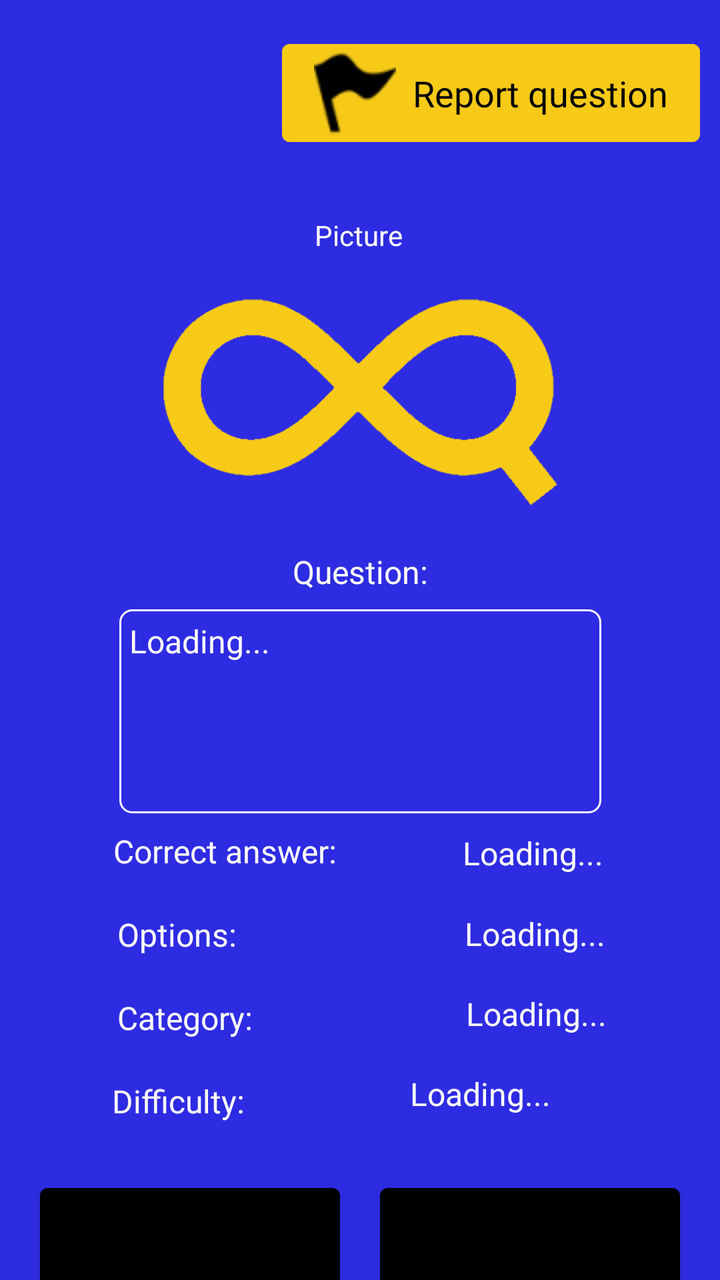
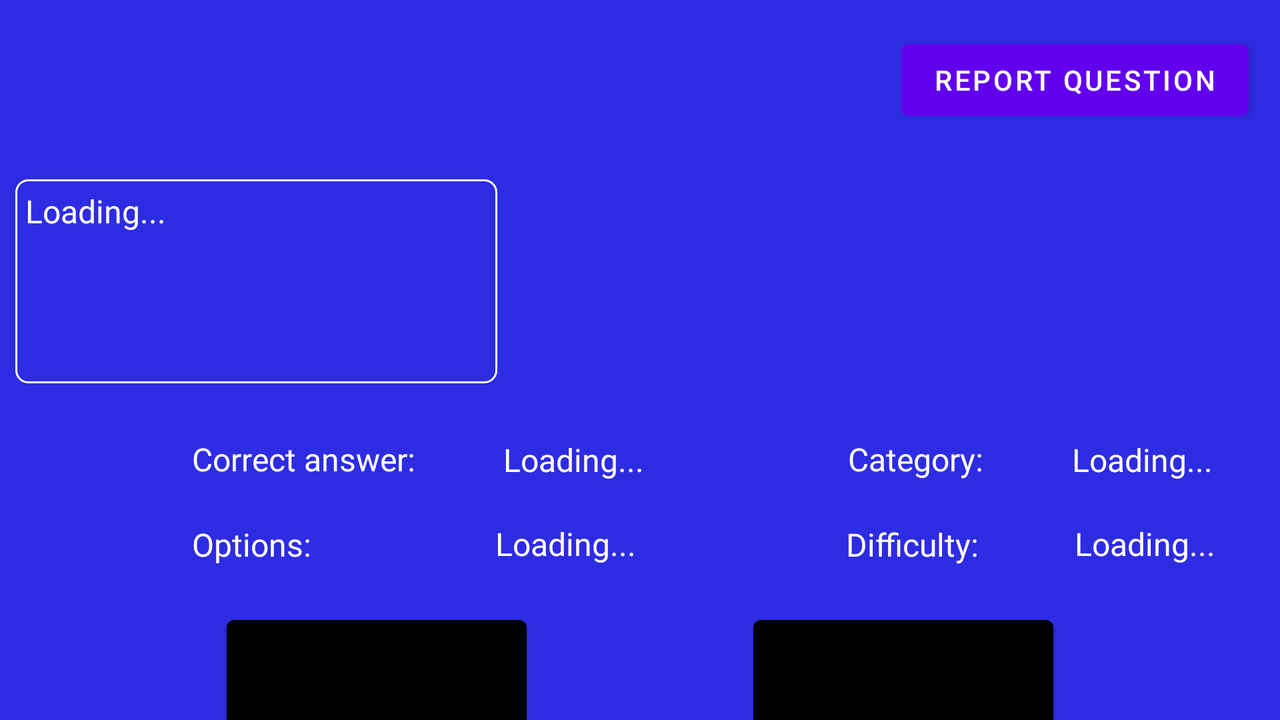

Two renders of one Android screen. The first uses the default layout on a phone; the second uses the alternative layout the repository ships for a different screen configuration, on a matching device. The two XML files are below.
<!-- AndroidManifest.xml: application theme Theme.InfinyQuiz -->
<!-- res/layout/activity_reviewquestion.xml -->
<?xml version="1.0" encoding="utf-8"?>
<androidx.constraintlayout.widget.ConstraintLayout xmlns:android="http://schemas.android.com/apk/res/android"
    xmlns:app="http://schemas.android.com/apk/res-auto"
    xmlns:tools="http://schemas.android.com/tools"
    android:layout_width="match_parent"
    android:layout_height="match_parent"
    android:background="@color/background">

    <Button
        android:id="@+id/quitToHomeBtn"
        android:layout_width="75dp"
        android:layout_height="75dp"
        android:layout_marginStart="16dp"
        android:layout_marginTop="16dp"
        android:layout_marginBottom="640dp"
        android:backgroundTint="@color/yellowBtn"
        android:text="X"
        android:textAppearance="@style/TextAppearance.AppCompat.Display1"
        android:textColor="@color/black"
        app:layout_constraintBottom_toBottomOf="parent"
        app:layout_constraintStart_toStartOf="parent"
        app:layout_constraintTop_toTopOf="parent"
        app:layout_constraintVertical_bias="0.0" />

    <TextView
        android:id="@+id/questionTV"
        android:layout_width="241dp"
        android:layout_height="102dp"
        android:layout_marginTop="8dp"
        android:background="@drawable/text_border"
        android:fontFamily="@font/buttonfont"
        android:text="Loading..."
        android:textColor="@color/white"
        android:textSize="16sp"
        app:layout_constraintEnd_toEndOf="parent"
        app:layout_constraintHorizontal_bias="0.5"
        app:layout_constraintStart_toStartOf="parent"
        app:layout_constraintTop_toBottomOf="@+id/staticTV" />

    <Button
        android:id="@+id/voteNegativeBtn"
        android:layout_width="150dp"
        android:layout_height="wrap_content"
        android:layout_marginTop="588dp"
        android:backgroundTint="@color/red"
        android:fontFamily="@font/buttonfont"
        android:text="Dislike Question"
        android:textAppearance="@style/TextAppearance.AppCompat.Medium"
        android:textColor="@color/black"
        app:icon="@drawable/dislike_icon"
        app:iconPadding="3dp"
        app:iconTint="@color/black"
        app:layout_constraintEnd_toEndOf="parent"
        app:layout_constraintHorizontal_bias="0.5"
        app:layout_constraintStart_toEndOf="@+id/positiveVoteBtn"
        app:layout_constraintTop_toTopOf="parent" />

    <Button
        android:id="@+id/positiveVoteBtn"
        android:layout_width="150dp"
        android:layout_height="wrap_content"
        android:layout_marginTop="588dp"
        android:backgroundTint="@color/green"
        android:fontFamily="@font/buttonfont"
        android:text="Like Question"
        android:textAppearance="@style/TextAppearance.AppCompat.Medium"
        android:textColor="@color/black"
        app:icon="@drawable/like_icon"
        app:iconPadding="3dp"
        app:iconTint="@color/black"
        app:layout_constraintEnd_toStartOf="@+id/voteNegativeBtn"
        app:layout_constraintHorizontal_bias="0.5"
        app:layout_constraintStart_toStartOf="parent"
        app:layout_constraintTop_toTopOf="parent" />

    <TextView
        android:id="@+id/staticTV5"
        android:layout_width="wrap_content"
        android:layout_height="wrap_content"
        android:layout_marginStart="85dp"
        android:layout_marginTop="20dp"
        android:layout_marginEnd="267dp"
        android:fontFamily="@font/buttonfont"
        android:text="Difficulty:"
        android:textColor="@color/white"
        android:textSize="16sp"
        app:layout_constraintEnd_toEndOf="parent"
        app:layout_constraintStart_toStartOf="parent"
        app:layout_constraintTop_toBottomOf="@+id/staticTV4" />

    <TextView
        android:id="@+id/StaticTV3"
        android:layout_width="wrap_content"
        android:layout_height="wrap_content"
        android:layout_marginStart="85dp"
        android:layout_marginTop="20dp"
        android:layout_marginEnd="268dp"
        android:fontFamily="@font/buttonfont"
        android:text="Options:"
        android:textColor="@color/white"
        android:textSize="16sp"
        app:layout_constraintEnd_toEndOf="parent"
        app:layout_constraintStart_toStartOf="parent"
        app:layout_constraintTop_toBottomOf="@+id/staticTV2" />

    <TextView
        android:id="@+id/staticTV4"
        android:layout_width="wrap_content"
        android:layout_height="wrap_content"
        android:layout_marginStart="85dp"
        android:layout_marginTop="20dp"
        android:layout_marginEnd="260dp"
        android:fontFamily="@font/buttonfont"
        android:text="Category:"
        android:textColor="@color/white"
        android:textSize="16sp"
        app:layout_constraintEnd_toEndOf="parent"
        app:layout_constraintStart_toStartOf="parent"
        app:layout_constraintTop_toBottomOf="@+id/StaticTV3" />

    <TextView
        android:id="@+id/categoryTV"
        android:layout_width="wrap_content"
        android:layout_height="wrap_content"
        android:layout_marginStart="261dp"
        android:layout_marginTop="496dp"
        android:layout_marginEnd="85dp"
        android:fontFamily="@font/buttonfont"
        android:maxWidth="200dp"
        android:text="Loading..."
        android:textColor="@color/white"
        android:textSize="16sp"
        app:layout_constraintEnd_toEndOf="parent"
        app:layout_constraintStart_toStartOf="parent"
        app:layout_constraintTop_toTopOf="parent" />

    <TextView
        android:id="@+id/difficulityTV"
        android:layout_width="wrap_content"
        android:layout_height="wrap_content"
        android:layout_marginStart="260dp"
        android:layout_marginTop="536dp"
        android:layout_marginEnd="85dp"
        android:fontFamily="@font/buttonfont"
        android:text="Loading..."
        android:textColor="@color/white"
        android:textSize="16sp"
        app:layout_constraintEnd_toEndOf="parent"
        app:layout_constraintHorizontal_bias="0.997"
        app:layout_constraintStart_toEndOf="@+id/staticTV5"
        app:layout_constraintStart_toStartOf="parent"
        app:layout_constraintTop_toTopOf="parent" />

    <TextView
        android:id="@+id/staticTV"
        android:layout_width="wrap_content"
        android:layout_height="wrap_content"
        android:layout_marginTop="148dp"
        android:text="Question:"
        android:textColor="@color/white"
        android:textSize="16sp"
        app:layout_constraintEnd_toEndOf="parent"
        app:layout_constraintStart_toStartOf="parent"
        app:layout_constraintTop_toBottomOf="@+id/StaticViewPlaceHolder" />

    <TextView
        android:id="@+id/correctAnswerTV"
        android:layout_width="wrap_content"
        android:layout_height="wrap_content"
        android:layout_marginStart="259dp"
        android:layout_marginTop="9dp"
        android:layout_marginEnd="86dp"
        android:fontFamily="@font/buttonfont"
        android:maxWidth="200dp"
        android:maxHeight="44dp"
        android:minWidth="1dp"
        android:text="Loading..."
        android:textColor="@color/white"
        android:textSize="16sp"
        app:layout_constraintEnd_toEndOf="parent"
        app:layout_constraintStart_toEndOf="@+id/staticTV2"
        app:layout_constraintStart_toStartOf="parent"
        app:layout_constraintTop_toBottomOf="@+id/questionTV" />

    <TextView
        android:id="@+id/optionsTV"
        android:layout_width="wrap_content"
        android:layout_height="wrap_content"
        android:layout_marginStart="260dp"
        android:layout_marginTop="456dp"
        android:layout_marginEnd="85dp"
        android:fontFamily="@font/buttonfont"
        android:maxWidth="200dp"
        android:maxHeight="44dp"
        android:text="Loading..."
        android:textColor="@color/white"
        android:textSize="16sp"
        app:layout_constraintEnd_toEndOf="parent"
        app:layout_constraintStart_toEndOf="@+id/StaticTV3"
        app:layout_constraintStart_toStartOf="parent"
        app:layout_constraintTop_toTopOf="parent" />

    <TextView
        android:id="@+id/staticTV2"
        android:layout_width="wrap_content"
        android:layout_height="wrap_content"
        android:layout_marginStart="85dp"
        android:layout_marginTop="8dp"
        android:layout_marginEnd="220dp"
        android:fontFamily="@font/buttonfont"
        android:text="Correct answer:"
        android:textColor="@color/white"
        android:textSize="16sp"
        app:layout_constraintEnd_toEndOf="parent"
        app:layout_constraintStart_toStartOf="parent"
        app:layout_constraintTop_toBottomOf="@+id/questionTV" />

    <TextView
        android:id="@+id/StaticViewPlaceHolder"
        android:layout_width="wrap_content"
        android:layout_height="wrap_content"
        android:layout_marginTop="108dp"
        android:text="Picture"
        android:textColor="@color/white"
        app:layout_constraintEnd_toEndOf="parent"
        app:layout_constraintHorizontal_bias="0.498"
        app:layout_constraintStart_toStartOf="parent"
        app:layout_constraintTop_toTopOf="parent" />

    <Button
        android:id="@+id/reportBtn"
        android:layout_width="wrap_content"
        android:layout_height="wrap_content"
        android:layout_marginTop="16dp"
        android:backgroundTint="@color/yellowBtn"
        android:fontFamily="@font/buttonfont"
        android:text="Report question"
        android:textAppearance="@style/TextAppearance.AppCompat.Medium"
        android:textColor="@color/black"
        app:icon="@drawable/flag_icon"
        app:iconTint="@color/black"
        app:layout_constraintEnd_toEndOf="parent"
        app:layout_constraintHorizontal_bias="0.835"
        app:layout_constraintStart_toEndOf="@+id/quitToHomeBtn"
        app:layout_constraintTop_toTopOf="parent" />

    <ImageView
        android:id="@+id/imageView"
        android:layout_width="197dp"
        android:layout_height="123dp"
        app:layout_constraintBottom_toTopOf="@+id/staticTV"
        app:layout_constraintEnd_toEndOf="parent"
        app:layout_constraintStart_toStartOf="parent"
        app:layout_constraintTop_toBottomOf="@+id/StaticViewPlaceHolder"
        app:srcCompat="@drawable/logo" />

</androidx.constraintlayout.widget.ConstraintLayout>
<!-- resources referenced by this layout -->
<resources>
  <color name="background">#2E2CE2</color>
  <color name="black">#FF000000</color>
  <color name="white">#FFFFFFFF</color>
  <color name="yellowBtn">#F7CA18</color>
  <!-- drawable dislike_icon: png bitmap (drawable, 1297 bytes) -->
  <!-- drawable flag_icon: png bitmap (drawable, 1123 bytes) -->
  <!-- drawable like_icon: png bitmap (drawable, 1353 bytes) -->
  <!-- drawable logo: png bitmap (drawable, 5976 bytes) -->
  <!-- drawable text_border (drawable) -->
  <?xml version="1.0" encoding="utf-8"?>
  <shape xmlns:android="http://schemas.android.com/apk/res/android" >
      <stroke
          android:width="1dp"
          android:color="@color/white" />
  
  
      <padding
          android:left="5dp"
          android:right="5dp"
          android:bottom="5dp"
          android:top="5dp" />
  
      <corners android:radius="6dp" />
  </shape>
  <style name="Theme.InfinyQuiz" parent="Theme.MaterialComponents.DayNight.DarkActionBar">
          
          <item name="colorPrimary">@color/purple_500</item>
          <item name="colorPrimaryVariant">@color/purple_700</item>
          <item name="colorOnPrimary">@color/white</item>
          
          <item name="colorSecondary">@color/teal_200</item>
          <item name="colorSecondaryVariant">@color/teal_700</item>
          <item name="colorOnSecondary">@color/black</item>
          
          <item name="android:statusBarColor" tools:targetApi="l">?attr/colorPrimaryVariant</item>
          
      </style>
  <color name="purple_500">#FF6200EE</color>
  <color name="purple_700">#FF3700B3</color>
  <color name="teal_200">#FF03DAC5</color>
  <color name="teal_700">#FF018786</color>
</resources>
<!-- res/layout-land/activity_reviewquestion.xml (the repository's variant of the layout above) -->
<!-- drawn on the phone turned sideways -->
<?xml version="1.0" encoding="utf-8"?>
<androidx.constraintlayout.widget.ConstraintLayout xmlns:android="http://schemas.android.com/apk/res/android"
    xmlns:app="http://schemas.android.com/apk/res-auto"
    xmlns:tools="http://schemas.android.com/tools"
    android:layout_width="match_parent"
    android:layout_height="match_parent"
    android:background="@color/background">

    <Button
        android:id="@+id/reportBtn"
        android:layout_width="wrap_content"
        android:layout_height="wrap_content"
        android:layout_marginTop="16dp"
        android:text="Report question"
        app:layout_constraintEnd_toEndOf="parent"
        app:layout_constraintHorizontal_bias="0.972"
        app:layout_constraintStart_toEndOf="@+id/quitToHomeBtn"
        app:layout_constraintTop_toTopOf="parent" />

    <Button
        android:id="@+id/quitToHomeBtn"
        android:layout_width="75dp"
        android:layout_height="75dp"
        android:layout_marginStart="16dp"
        android:layout_marginTop="16dp"
        android:layout_marginEnd="640dp"
        android:layout_marginBottom="320dp"
        android:backgroundTint="@color/yellowBtn"
        android:text="X"
        android:textAppearance="@style/TextAppearance.AppCompat.Display1"
        android:textColor="@color/black"
        app:layout_constraintBottom_toBottomOf="parent"
        app:layout_constraintEnd_toEndOf="parent"
        app:layout_constraintStart_toStartOf="parent"
        app:layout_constraintTop_toTopOf="parent" />

    <TextView
        android:id="@+id/questionTV"
        android:layout_width="241dp"
        android:layout_height="102dp"
        android:layout_marginStart="53dp"
        android:layout_marginEnd="437dp"
        android:background="@drawable/text_border"
        android:fontFamily="@font/buttonfont"
        android:text="Loading..."
        android:textColor="@color/white"
        android:textSize="16sp"
        app:layout_constraintEnd_toEndOf="parent"
        app:layout_constraintStart_toStartOf="parent"
        app:layout_constraintTop_toBottomOf="@+id/staticTV" />

    <Button
        android:id="@+id/voteNegativeBtn"
        android:layout_width="150dp"
        android:layout_height="wrap_content"
        android:layout_marginTop="21dp"
        android:backgroundTint="@color/red"
        android:fontFamily="@font/buttonfont"
        android:text="Dislike Question"
        android:textAppearance="@style/TextAppearance.AppCompat.Medium"
        android:textColor="@color/black"
        app:icon="@drawable/dislike_icon"
        app:iconPadding="3dp"
        app:iconTint="@color/black"
        app:layout_constraintEnd_toEndOf="parent"
        app:layout_constraintHorizontal_bias="0.5"
        app:layout_constraintStart_toEndOf="@+id/positiveVoteBtn"
        app:layout_constraintTop_toBottomOf="@+id/staticTV5" />

    <Button
        android:id="@+id/positiveVoteBtn"
        android:layout_width="150dp"
        android:layout_height="wrap_content"
        android:layout_marginTop="21dp"
        android:backgroundTint="@color/green"
        android:fontFamily="@font/buttonfont"
        android:text="Like Question"
        android:textAppearance="@style/TextAppearance.AppCompat.Medium"
        android:textColor="@color/black"
        app:icon="@drawable/like_icon"
        app:iconPadding="3dp"
        app:iconTint="@color/black"
        app:layout_constraintEnd_toStartOf="@+id/voteNegativeBtn"
        app:layout_constraintHorizontal_bias="0.5"
        app:layout_constraintStart_toStartOf="parent"
        app:layout_constraintTop_toBottomOf="@+id/StaticTV3" />

    <TextView
        android:id="@+id/staticTV"
        android:layout_width="wrap_content"
        android:layout_height="wrap_content"
        android:layout_marginStart="136dp"
        android:layout_marginTop="68dp"
        android:layout_marginEnd="528dp"
        android:text="Question:"
        android:textColor="@color/white"
        android:textSize="16sp"
        app:layout_constraintEnd_toEndOf="parent"
        app:layout_constraintStart_toStartOf="parent"
        app:layout_constraintTop_toTopOf="parent" />

    <TextView
        android:id="@+id/staticTV2"
        android:layout_width="wrap_content"
        android:layout_height="wrap_content"
        android:layout_marginStart="96dp"
        android:layout_marginTop="27dp"
        android:fontFamily="@font/buttonfont"
        android:text="Correct answer:"
        android:textColor="@color/white"
        android:textSize="16sp"
        app:layout_constraintStart_toStartOf="parent"
        app:layout_constraintTop_toBottomOf="@+id/questionTV" />

    <TextView
        android:id="@+id/correctAnswerTV"
        android:layout_width="wrap_content"
        android:layout_height="wrap_content"
        android:layout_marginStart="44dp"
        android:layout_marginTop="219dp"
        android:fontFamily="@font/buttonfont"
        android:maxWidth="200dp"
        android:maxHeight="44dp"
        android:minWidth="1dp"
        android:text="Loading..."
        android:textColor="@color/white"
        android:textSize="16sp"
        app:layout_constraintStart_toEndOf="@+id/staticTV2"
        app:layout_constraintTop_toTopOf="parent" />

    <TextView
        android:id="@+id/StaticTV3"
        android:layout_width="wrap_content"
        android:layout_height="wrap_content"
        android:layout_marginStart="96dp"
        android:layout_marginTop="21dp"
        android:fontFamily="@font/buttonfont"
        android:text="Options:"
        android:textColor="@color/white"
        android:textSize="16sp"
        app:layout_constraintStart_toStartOf="parent"
        app:layout_constraintTop_toBottomOf="@+id/staticTV2" />

    <TextView
        android:id="@+id/optionsTV"
        android:layout_width="wrap_content"
        android:layout_height="wrap_content"
        android:layout_marginStart="92dp"
        android:layout_marginTop="261dp"
        android:fontFamily="@font/buttonfont"
        android:maxWidth="200dp"
        android:maxHeight="44dp"
        android:text="Loading..."
        android:textColor="@color/white"
        android:textSize="16sp"
        app:layout_constraintStart_toEndOf="@+id/StaticTV3"
        app:layout_constraintTop_toTopOf="parent" />

    <TextView
        android:id="@+id/staticTV4"
        android:layout_width="wrap_content"
        android:layout_height="wrap_content"
        android:layout_marginStart="424dp"
        android:layout_marginTop="27dp"
        android:fontFamily="@font/buttonfont"
        android:text="Category:"
        android:textColor="@color/white"
        android:textSize="16sp"
        app:layout_constraintStart_toStartOf="parent"
        app:layout_constraintTop_toBottomOf="@+id/questionTV" />

    <TextView
        android:id="@+id/staticTV5"
        android:layout_width="wrap_content"
        android:layout_height="wrap_content"
        android:layout_marginStart="423dp"
        android:layout_marginTop="21dp"
        android:fontFamily="@font/buttonfont"
        android:text="Difficulty:"
        android:textColor="@color/white"
        android:textSize="16sp"
        app:layout_constraintStart_toStartOf="parent"
        app:layout_constraintTop_toBottomOf="@+id/staticTV4" />

    <TextView
        android:id="@+id/difficulityTV"
        android:layout_width="wrap_content"
        android:layout_height="wrap_content"
        android:layout_marginStart="48dp"
        android:layout_marginTop="261dp"
        android:fontFamily="@font/buttonfont"
        android:text="Loading..."
        android:textColor="@color/white"
        android:textSize="16sp"
        app:layout_constraintStart_toEndOf="@+id/staticTV5"
        app:layout_constraintTop_toTopOf="parent" />

    <TextView
        android:id="@+id/categoryTV"
        android:layout_width="wrap_content"
        android:layout_height="wrap_content"
        android:layout_marginStart="44dp"
        android:layout_marginTop="219dp"
        android:fontFamily="@font/buttonfont"
        android:text="Loading..."
        android:textColor="@color/white"
        android:textSize="16sp"
        app:layout_constraintStart_toEndOf="@+id/staticTV4"
        app:layout_constraintTop_toTopOf="parent" />

    <TextView
        android:id="@+id/StaticViewPlaceHolder"
        android:layout_width="wrap_content"
        android:layout_height="wrap_content"
        android:layout_marginStart="544dp"
        android:layout_marginTop="68dp"
        android:layout_marginEnd="143dp"
        android:text="Picture"
        android:textColor="@color/white"
        app:layout_constraintEnd_toEndOf="parent"
        app:layout_constraintStart_toStartOf="parent"
        app:layout_constraintTop_toTopOf="parent" />

</androidx.constraintlayout.widget.ConstraintLayout>
<!-- resources referenced by the variant -->
<!-- as the phone turned sideways resolves them -->
<resources>
  <color name="background">#2E2CE2</color>
  <color name="black">#FF000000</color>
  <color name="white">#FFFFFFFF</color>
  <color name="yellowBtn">#F7CA18</color>
  <!-- drawable dislike_icon: png bitmap (drawable, 1297 bytes) -->
  <!-- drawable like_icon: png bitmap (drawable, 1353 bytes) -->
  <!-- drawable text_border (drawable) -->
  <?xml version="1.0" encoding="utf-8"?>
  <shape xmlns:android="http://schemas.android.com/apk/res/android" >
      <stroke
          android:width="1dp"
          android:color="@color/white" />
  
  
      <padding
          android:left="5dp"
          android:right="5dp"
          android:bottom="5dp"
          android:top="5dp" />
  
      <corners android:radius="6dp" />
  </shape>
  <style name="Theme.InfinyQuiz" parent="Theme.MaterialComponents.DayNight.DarkActionBar">
          
          <item name="colorPrimary">@color/purple_500</item>
          <item name="colorPrimaryVariant">@color/purple_700</item>
          <item name="colorOnPrimary">@color/white</item>
          
          <item name="colorSecondary">@color/teal_200</item>
          <item name="colorSecondaryVariant">@color/teal_700</item>
          <item name="colorOnSecondary">@color/black</item>
          
          <item name="android:statusBarColor" tools:targetApi="l">?attr/colorPrimaryVariant</item>
          
      </style>
  <color name="purple_500">#FF6200EE</color>
  <color name="purple_700">#FF3700B3</color>
  <color name="teal_200">#FF03DAC5</color>
  <color name="teal_700">#FF018786</color>
</resources>
